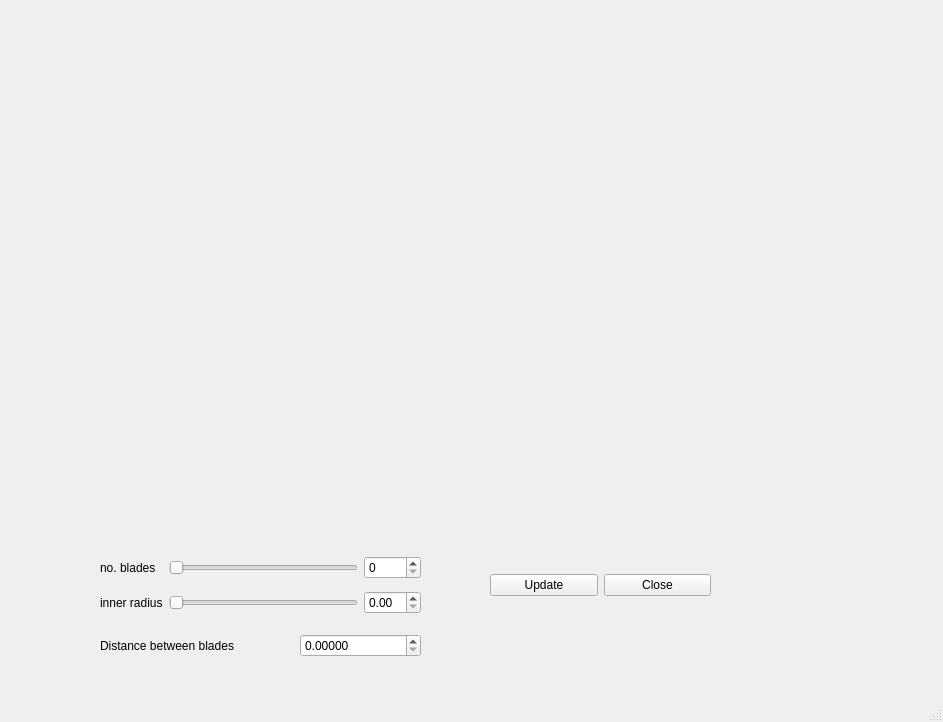
<?xml version="1.0" encoding="UTF-8"?>
<ui version="4.0">
 <class>MainWindow</class>
 <widget class="QMainWindow" name="MainWindow">
  <property name="geometry">
   <rect>
    <x>0</x>
    <y>0</y>
    <width>943</width>
    <height>722</height>
   </rect>
  </property>
  <property name="windowTitle">
   <string>MainWindow</string>
  </property>
  <widget class="QWidget" name="centralwidget">
   <widget class="QWidget" name="fig_widget" native="true">
    <property name="geometry">
     <rect>
      <x>100</x>
      <y>40</y>
      <width>611</width>
      <height>491</height>
     </rect>
    </property>
   </widget>
   <widget class="QWidget" name="gridLayoutWidget">
    <property name="geometry">
     <rect>
      <x>100</x>
      <y>550</y>
      <width>321</width>
      <height>71</height>
     </rect>
    </property>
    <layout class="QGridLayout" name="gridLayout">
     <item row="0" column="1">
      <widget class="QSlider" name="slider_nblades">
       <property name="orientation">
        <enum>Qt::Horizontal</enum>
       </property>
      </widget>
     </item>
     <item row="0" column="0">
      <widget class="QLabel" name="label_11">
       <property name="text">
        <string>no. blades</string>
       </property>
      </widget>
     </item>
     <item row="0" column="2">
      <widget class="QDoubleSpinBox" name="label_nblades">
       <property name="enabled">
        <bool>true</bool>
       </property>
       <property name="decimals">
        <number>0</number>
       </property>
       <property name="singleStep">
        <double>0.000000000000000</double>
       </property>
      </widget>
     </item>
     <item row="2" column="1">
      <widget class="QSlider" name="slider_r">
       <property name="orientation">
        <enum>Qt::Horizontal</enum>
       </property>
      </widget>
     </item>
     <item row="2" column="2">
      <widget class="QDoubleSpinBox" name="label_r">
       <property name="enabled">
        <bool>true</bool>
       </property>
       <property name="decimals">
        <number>2</number>
       </property>
       <property name="singleStep">
        <double>0.000000000000000</double>
       </property>
      </widget>
     </item>
     <item row="2" column="0">
      <widget class="QLabel" name="label_12">
       <property name="text">
        <string>inner radius</string>
       </property>
      </widget>
     </item>
    </layout>
   </widget>
   <widget class="QWidget" name="horizontalLayoutWidget">
    <property name="geometry">
     <rect>
      <x>490</x>
      <y>550</y>
      <width>221</width>
      <height>71</height>
     </rect>
    </property>
    <layout class="QHBoxLayout" name="horizontalLayout">
     <item>
      <widget class="QPushButton" name="btn_update">
       <property name="text">
        <string>Update</string>
       </property>
       <property name="shortcut">
        <string>Ctrl+R</string>
       </property>
      </widget>
     </item>
     <item>
      <widget class="QPushButton" name="btn_close">
       <property name="text">
        <string>Close</string>
       </property>
      </widget>
     </item>
    </layout>
   </widget>
   <widget class="QWidget" name="horizontalLayoutWidget_2">
    <property name="geometry">
     <rect>
      <x>100</x>
      <y>630</y>
      <width>321</width>
      <height>31</height>
     </rect>
    </property>
    <layout class="QHBoxLayout" name="horizontalLayout_2">
     <item>
      <widget class="QLabel" name="label_13">
       <property name="text">
        <string>Distance between blades                  </string>
       </property>
      </widget>
     </item>
     <item>
      <widget class="QDoubleSpinBox" name="label_dist">
       <property name="enabled">
        <bool>true</bool>
       </property>
       <property name="decimals">
        <number>5</number>
       </property>
       <property name="singleStep">
        <double>0.000000000000000</double>
       </property>
      </widget>
     </item>
    </layout>
   </widget>
  </widget>
  <widget class="QMenuBar" name="menubar">
   <property name="geometry">
    <rect>
     <x>0</x>
     <y>0</y>
     <width>943</width>
     <height>22</height>
    </rect>
   </property>
  </widget>
  <widget class="QStatusBar" name="statusbar"/>
 </widget>
 <resources/>
 <connections/>
</ui>
